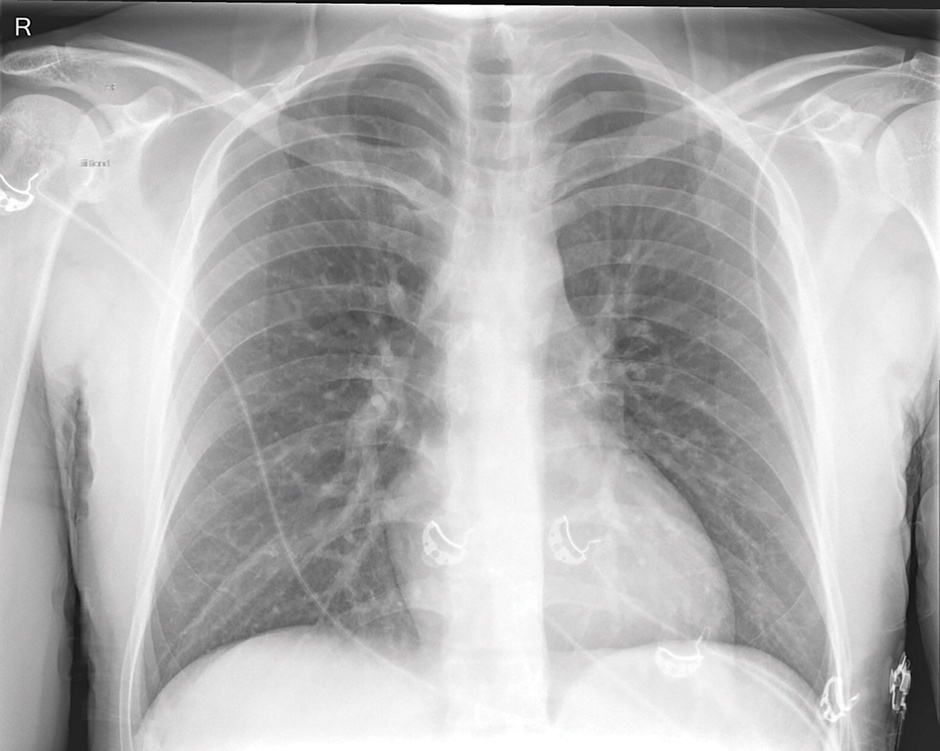
#> input picture Scripts/Images/CovidXray.jpeg, 940 x 751 px, shrunk from 1575 x 1258 before the run, found by its file name
$ python Non-Linear_Gray-Level_Mapping.py
#> lines starting #> are read from the running program, lines starting #| are printed output that depends on the picture
'''
Filename: /home/atoriz98/PythonProjects/ImageProcessing/Scripts/GammaCorrection.py
Path: /home/atoriz98/PythonProjects/ImageProcessing/Scripts
Created Date: Thursday, February 4th 2021, 10:11:01 am
Author: Athansya

Copyright (c) 2021 Your Company

Description:
In some, cases it is not possible to achieve a good result using a linear mapping of gray values and it is necessary to use a non-linear mapping. Some examples are shown below.
'''
# Import packages
import matplotlib.pyplot as plt
import numpy as np

# Load image
path = '/home/atoriz98/PythonProjects/ImageProcessing/Scripts/Images/CovidXray.jpeg'
img = plt.imread(path)
#> img is the input picture: shape (751, 940, 3); mean R, G, B 178, 177.8, 177.9

# !!!! Should convert RGB to BW

# Function to show Images
def disp_img(images, titles, fig_size, rows, cols):
    """[summary]
        Allows to display multiple images along with their title. Doesn't contain axis labels and the default cmap = 'gray'.
    Args:
        images ([array]): array containing images to be shown.
        titles ([array]): array containing titles to be shown.
        fig_size ([tuple]): tuple describing figure size, as in (15,10).
        rows ([type]): number of rows of the figure.
        cols ([type]): number of colums of the figure.
    """
    fig = plt.figure(figsize = fig_size)
    for position in range(len(images)):
        fig.add_subplot(rows,cols,position+1)
        plt.imshow(images[position], cmap='gray')
        plt.axis('off')
        plt.title(titles[position])


'''
Gamma Mapping
The gamma mapping is deﬁned so that the input and output
pixel values are in the range [0, 1]. It is therefore
necessary to normalize pixel values. Output should be
scaled to the normal range.
'''
img = np.asarray(img)
npimg = img / 255 # Must be normalized to [0, 1.0] first
darker = npimg ** (1/0.5) # Darker image
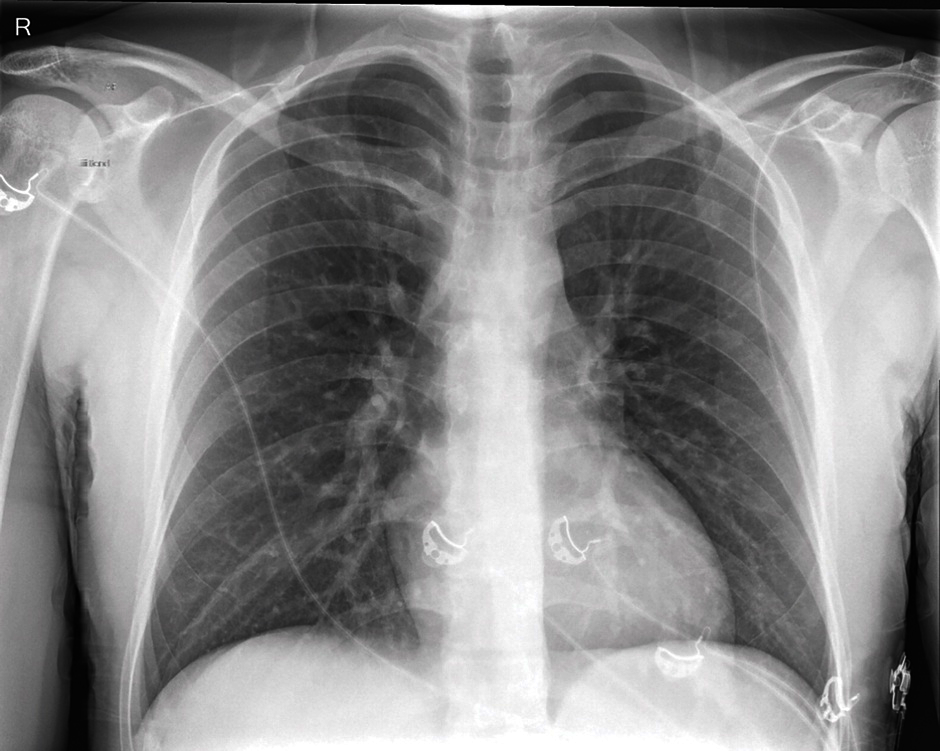
#> darker: shape (751, 940, 3) float64; mean R, G, B 0.527, 0.526, 0.526
brighter = npimg ** (1/1.5) # Brighter image
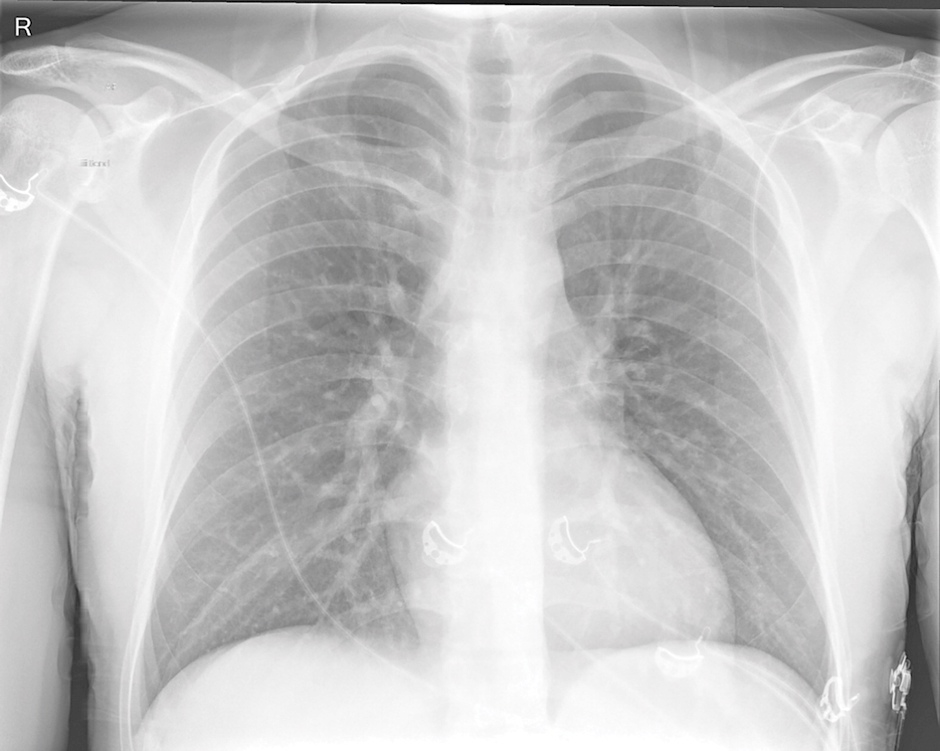
#> brighter: shape (751, 940, 3) float64; mean R, G, B 0.778, 0.778, 0.778

# Figure
disp_img([npimg, darker, brighter],['Original','\u03BB: 0.5','\u03BB: 1.5'], (15,5), 1, 3)
#> the loop in disp_img, `for position in range(len(images)):` made 3 passes

'''
Logarithmic Mapping
Each pixel is replaced by the logarithm of the pixel value. This has the effect that low intensity pixel values are enhanced. It is often used in cases where the dynamic range of the image is to great to be displayed or in images where there are a few very bright spots on a darker background. The behavior of the logarithmic mapping can be controlled by changing the pixel values of the input image using a linear mapping before the logarithmic mapping.
'''
c = 255 / (np.log(1 + np.max(img)))
#> c = 45.99
log_mapping = c * (np.log(1 + img.astype(int)))
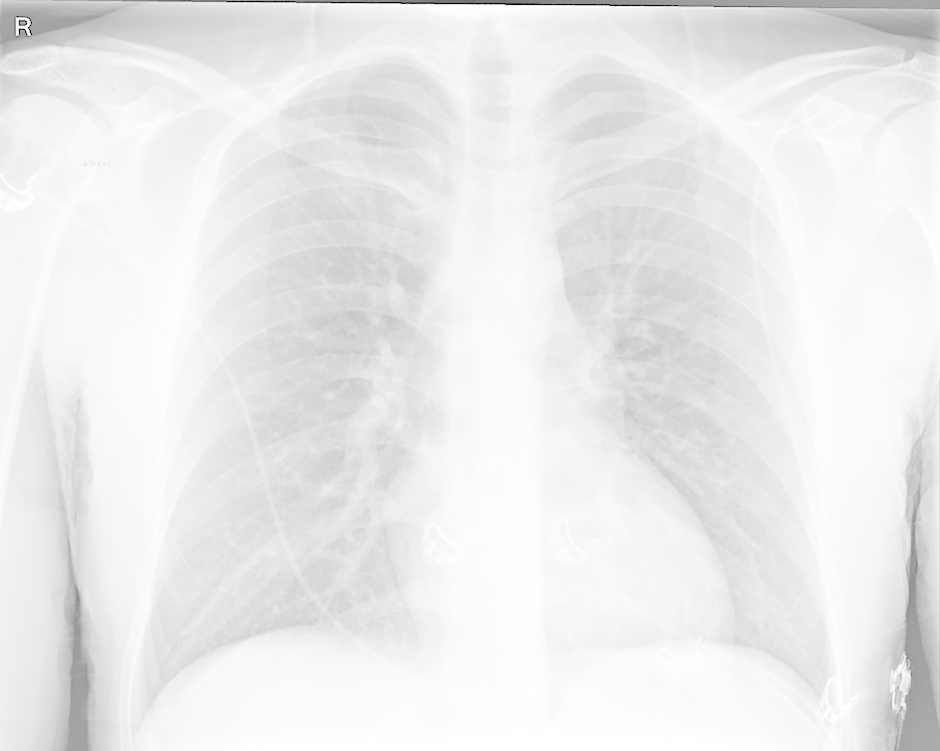
#> log_mapping: shape (751, 940, 3) float64; mean R, G, B 235.9, 235.9, 235.9
log_mapping[log_mapping < 0] = 0
log_mapping[log_mapping > 255] = 255
disp_img([img, log_mapping.astype(int)], ['Original','Log Mapping'],(15,10),1,2)
#> the loop in disp_img (call 2), `for position in range(len(images)):` made 2 passes
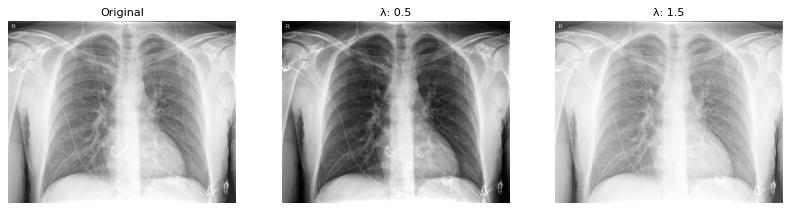
#> figure drawn by matplotlib, 3 panels
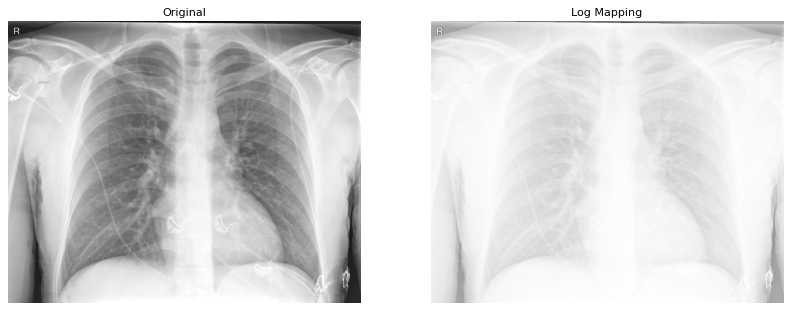
#> figure drawn by matplotlib, 2 panels

$ run again, with Scripts/Images/BrightnessAdjustment.png saved as Scripts/Images/CovidXray.jpeg
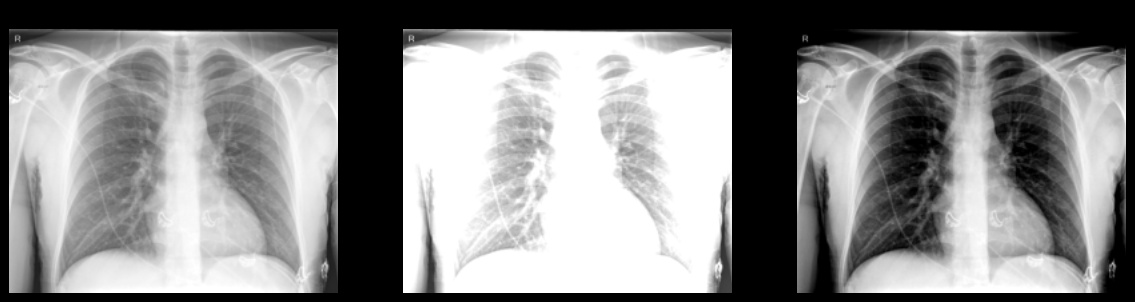
#> input picture Scripts/Images/BrightnessAdjustment.png, 1135 x 302 px, found by its file name
#> img is the input picture: shape (302, 1135, 3); min 0, max 255, mean 137.9
#> `brighter = npimg ** (1/1.5)`:
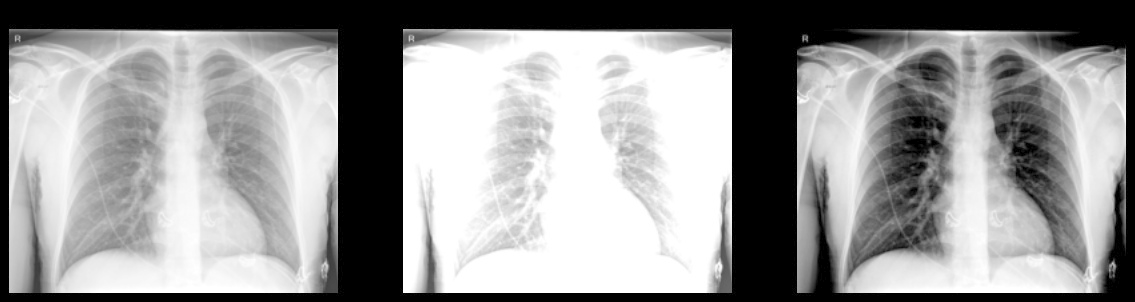
#> brighter: shape (302, 1135, 3) float64; min 0, max 1, mean 0.591
#> the loop in disp_img, `for position in range(len(images)):` made 3 passes
#> c = 45.99
#> the loop in disp_img (call 2), `for position in range(len(images)):` made 2 passes
#> `disp_img([img, log_mapping.astype(int)], ['Original','Log Mapping'],(1..`:
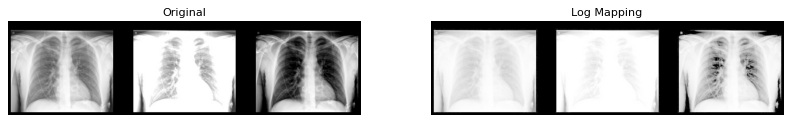
#> figure drawn by matplotlib, 2 panels
